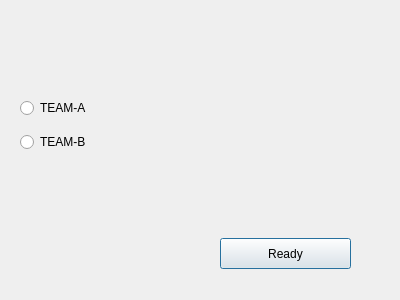
<?xml version="1.0" encoding="UTF-8"?>
<ui version="4.0">
 <class>gamewindow</class>
 <widget class="QDialog" name="gamewindow">
  <property name="geometry">
   <rect>
    <x>0</x>
    <y>0</y>
    <width>400</width>
    <height>300</height>
   </rect>
  </property>
  <property name="windowTitle">
   <string>Dialog</string>
  </property>
  <widget class="QPushButton" name="pushButton">
   <property name="geometry">
    <rect>
     <x>220</x>
     <y>238</y>
     <width>131</width>
     <height>31</height>
    </rect>
   </property>
   <property name="text">
    <string>Ready</string>
   </property>
  </widget>
  <widget class="QWidget" name="">
   <property name="geometry">
    <rect>
     <x>20</x>
     <y>90</y>
     <width>131</width>
     <height>71</height>
    </rect>
   </property>
   <layout class="QVBoxLayout" name="verticalLayout">
    <item>
     <widget class="QRadioButton" name="radioButton">
      <property name="text">
       <string>TEAM-A</string>
      </property>
     </widget>
    </item>
    <item>
     <widget class="QRadioButton" name="radioButton_2">
      <property name="text">
       <string>TEAM-B</string>
      </property>
     </widget>
    </item>
   </layout>
  </widget>
 </widget>
 <resources/>
 <connections/>
</ui>
